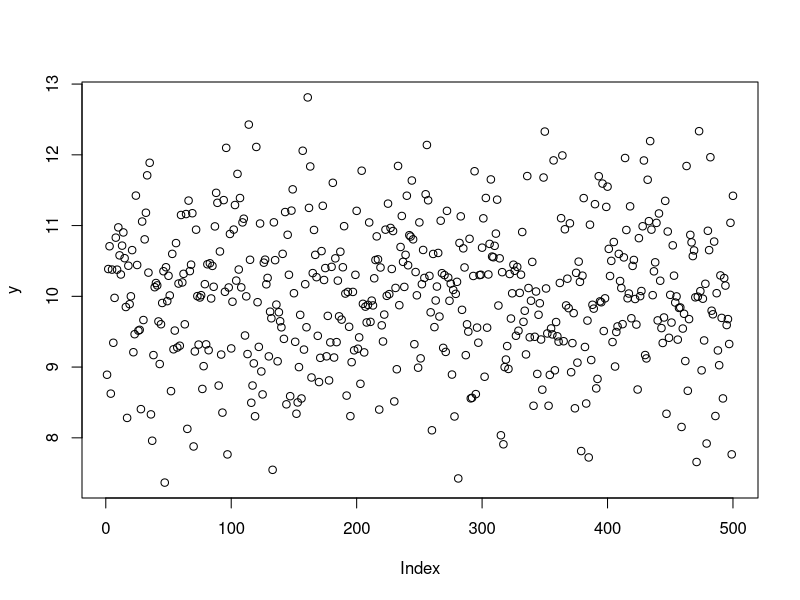

Recreate this plot in R. (Note: this script raises an error after producing the figure.)
# some examples of function which we have used
?rnorm()
y<-rnorm(500,10,1)
plot(y)
rnorm(5,mean=10,sd=10)
#print()
?seq()
a=seq(from=10, to=100, length.out = 21)
a
sqrt(a)
seq(length.out=10)

?rep()
#c()
# is.numeric()
# is.logical()
# typeof()
# sqrt()
?paste()
paste(1)
qplot()
diamonds()
?library(ggplot2)
?qplot()
?diamonds()
rep(5,6)
paste(1:10)
is.vector(paste(1:4))
